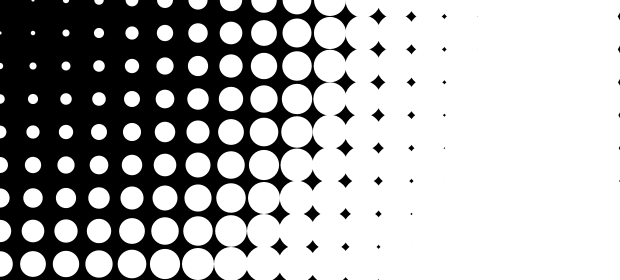
Frame 1 (no input)
Frame 60 (the mouse pressed at the canvas centre just before this capture): identical to frame 1, image omitted
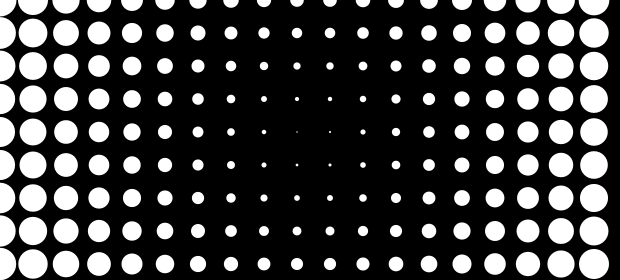
Frame 120 (the mouse held since frame 60 and released just before this capture)

The Processing sketch that drew these frames (run headless with seeded random() and noise(); from frame 60 on, the mouse is pressed at the canvas centre):

// Processing sketch: processing_29034
// ── processing_29034.pde

// constants
int Y_AXIS = 1;
int X_AXIS = 2;
float max_distance;

void setup() {
  size(620, 280);
  smooth();
  frameRate(20);
  noStroke();
  max_distance = dist(0, 0, width, height);
  rectMode(CENTER);
}

void draw() 
{
  background(0);
  // background
   
 color b1 = color(125, 2, 140);
 color b2 = color(25, 255, 200);

 //setGradient(0, 0, width, height, b1, b2, Y_AXIS);

  
  for(int i = 0; i <= width; i += 33) {
    for(int j = 0; j <= width; j += 33) {
      float size = dist(mouseX, mouseY, i, j);
      size = size/max_distance * 66;
      ellipse(i, j, size, size);
    }
  }
}


void setGradient(int x, int y, float w, float h, color c1, color c2, int axis ){
  // calculate differences between color components 
  float deltaR = red(c2)-red(c1);
  float deltaG = green(c2)-green(c1);
  float deltaB = blue(c2)-blue(c1);

  // choose axis
  if(axis == Y_AXIS){
    /*nested for loops set pixels
     in a basic table structure */
    // column
    for (int i=x; i<=(x+w); i++){
      // row
      for (int j = y; j<=(y+h); j++){
        color c = color(
        (red(c1)+(j-y)*(deltaR/h)),
        (green(c1)+(j-y)*(deltaG/h)),
        (blue(c1)+(j-y)*(deltaB/h)) 
          );
        set(i, j, c);
      }
    }  
  }  
  else if(axis == X_AXIS){
    // column 
    for (int i=y; i<=(y+h); i++){
      // row
      for (int j = x; j<=(x+w); j++){
        color c = color(
        (red(c1)+(j-x)*(deltaR/h)),
        (green(c1)+(j-x)*(deltaG/h)),
        (blue(c1)+(j-x)*(deltaB/h)) 
          );
        set(j, i, c);
      }
    }  
  }
}
